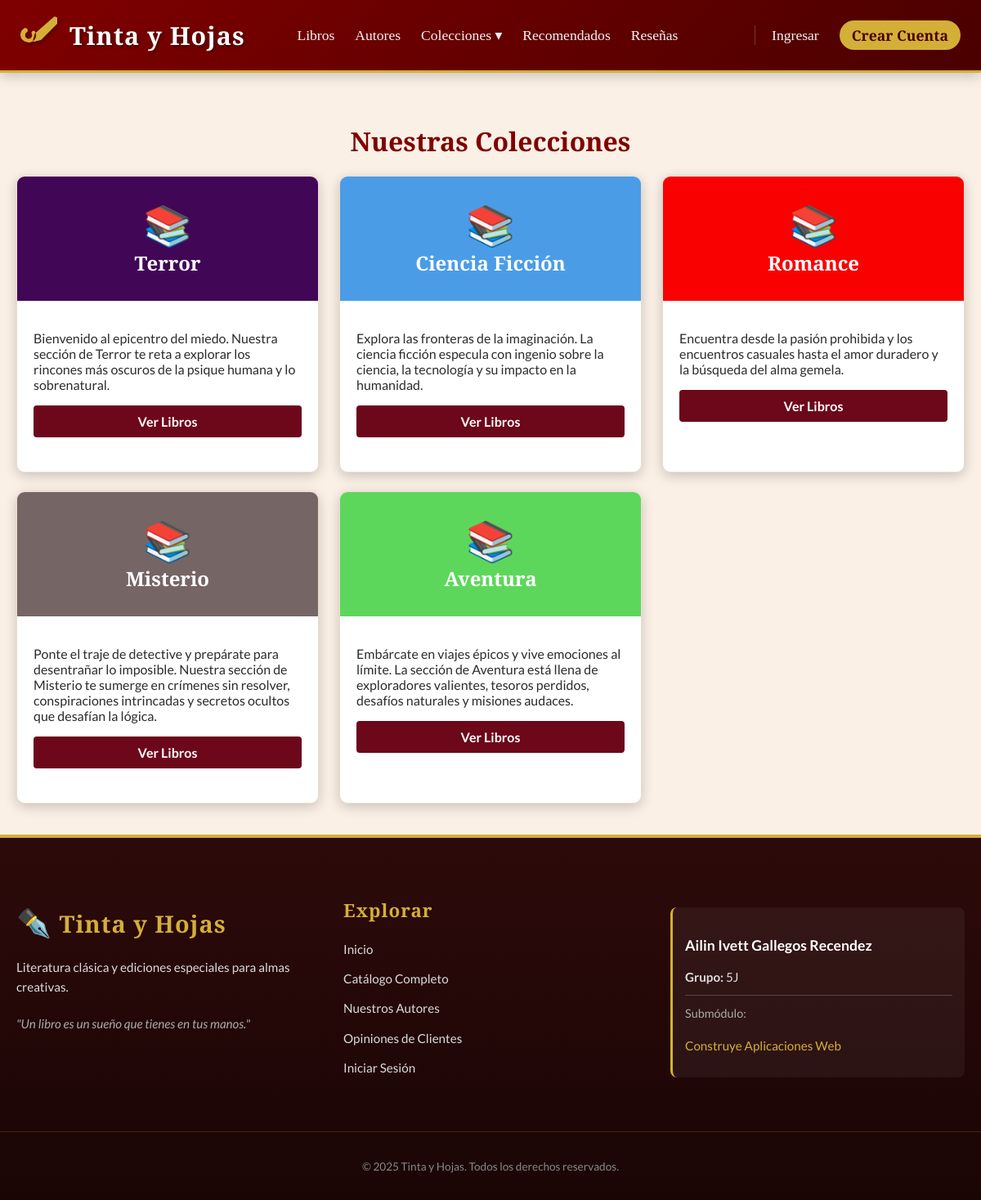
The app's page /colecciones/ with its own data.
### tienda/models.py (models this page shows, shortened)
class Coleccion(models.Model):
    nombre = models.CharField(max_length=100, verbose_name="Nombre de la Colección")
    descripcion = models.TextField(verbose_name="Descripción breve")
    icono = models.CharField(max_length=10, default="📚", verbose_name="Icono (Emoji)")
    color_fondo = models.CharField(max_length=100, default="#800000", verbose_name="Color Hex o CSS")

### tienda/views.py (the view)
# urls.py: path('colecciones/', views.lista_generos, name='lista_generos'),
def lista_generos(request):
    colecciones = Coleccion.objects.all()
    return render(request, 'tienda/generos.html', {'colecciones': colecciones})

### tienda/context_processors.py (called while the page is built)
def menu_colecciones(request):
    return {'colecciones_menu': Coleccion.objects.all()}

### tienda/templates/tienda/generos.html
{% extends 'tienda/base.html' %}
{% block content %}
<h1 style="text-align: center; color: #800000;">Nuestras Colecciones</h1>
<div style="display: grid; grid-template-columns: repeat(auto-fill, minmax(280px, 1fr)); gap: 25px;">
    {% for col in colecciones %}
    <a href="{% url 'catalogo' %}?coleccion={{ col.id }}" class="card-genero" style="text-decoration: none; color: inherit;">
        <div class="card" style="height: 100%; padding: 0; overflow: hidden;">
            <div style="padding: 30px; text-align: center; color: white; background: {{ col.color_fondo }};">
                <div style="font-size: 3rem;">{{ col.icono }}</div>
                <h2 style="margin: 0; color: white;">{{ col.nombre }}</h2>
            </div>
            <div style="padding: 20px;">
                <p>{{ col.descripcion }}</p>
                <span class="btn" style="display: block; text-align: center; margin-top: 10px;">Ver Libros</span>
            </div>
        </div>
    </a>
    {% endfor %}
</div>
{% endblock %}

### tienda/templates/tienda/base.html (style rules this page uses)
:root { --primary-color: #6d071a; --primary-gradient: linear-gradient(135deg, #800000 0%, #4a0000 100%); --secondary-color: #FAF0E6; --accent-color: #D4AF37; --text-color: #2c2c2c; --white: #ffffff; --shadow: 0 4px 15px rgba(0,0,0,0.2); }
body { font-family: 'Lato', sans-serif; background-color: var(--secondary-color); color: var(--text-color); margin: 0; padding: 0; display: flex; flex-direction: column; min-height: 100vh; }
h1, h2, h3 { color: var(--primary-color); font-family: 'Playfair Display', serif; }
.card { background: var(--white); padding: 25px; border-radius: 10px; box-shadow: var(--shadow); border: 1px solid #eaddcf; margin-bottom: 20px; }
.btn { background-color: var(--primary-color); color: var(--white); padding: 10px 20px; border-radius: 4px; border: none; cursor: pointer; transition: all 0.3s; text-decoration: none; display: inline-block; font-family: 'Lato', sans-serif; font-weight: bold; }

### records on screen
Coleccion: icono "📚", nombre "Terror", descripcion "Bienvenido al epicentro del miedo. Nuestra sección de Terror te reta a explorar los rincones más oscuros de la psique humana y lo sobrenatural."
Coleccion: icono "📚", nombre "Ciencia Ficción", descripcion "Explora las fronteras de la imaginación. La ciencia ficción especula con ingenio sobre la ciencia, la tecnología y su impacto en la humanidad."
Coleccion: icono "📚", nombre "Romance", descripcion "Encuentra desde la pasión prohibida y los encuentros casuales hasta el amor duradero y la búsqueda del alma gemela."
Coleccion: icono "📚", nombre "Misterio", descripcion "Ponte el traje de detective y prepárate para desentrañar lo imposible. Nuestra sección de Misterio te sumerge en crímenes sin resolver, conspiraciones intrincadas y secretos ocultos que desafían la lógica."
Coleccion: icono "📚", nombre "Aventura", descripcion "Embárcate en viajes épicos y vive emociones al límite. La sección de Aventura está llena de exploradores valientes, tesoros perdidos, desafíos naturales y misiones audaces."
